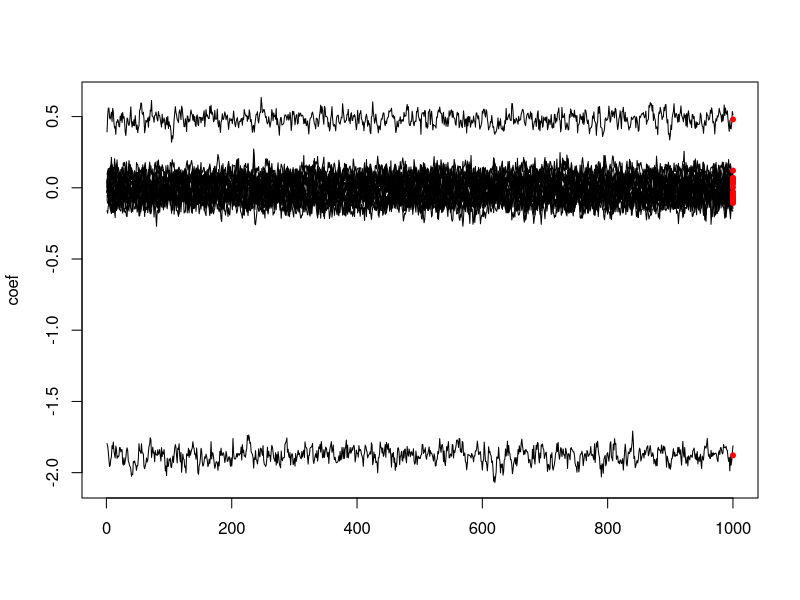
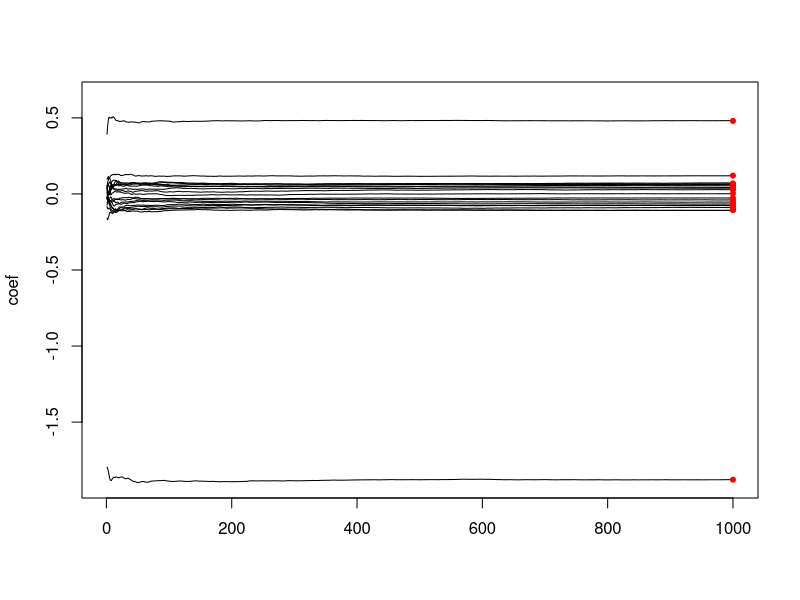

Here is the R script that generated these plots, in order:
library(MASS)

set.seed(3)

# Simulate n data points from a ridge regression model with p inputs.
# Other parameters: p1, the number of nonzero coefficients to simulate
# (should not be greater than p); s, the residual standard deviation
# (s.d.); s0, the prior s.d. used to simulate the nonzero
# coefficients; and r, the correlation among the inputs.
sim_ridge_data <- function (n, p, p1, s, s0, r) {
  R <- matrix(r,p,p)
  diag(R) <- 1
  X <- mvrnorm(n,rep(0,p),R)
  X <- scale(X,center = TRUE,scale = FALSE)
  b <- rep(0,p)
  b[1:p1] <- rnorm(p1,sd = s0)
  y <- X %*% b + rnorm(n,sd = s)
  y <- drop(scale(y,center = TRUE,scale = FALSE))
  return(list(X = X,y = y,b = b))
}

# Return the posterior distribution for the ridge regression model
# given data X, y, residual s.d. s, and prior s.d. s0.
ridge_post <- function (X, y, s, s0) {
  p <- ncol(X)
  lambda <- (s/s0)^2
  V <- s^2 * solve(crossprod(X) + lambda*diag(p))
  b <- drop(V %*% crossprod(X,y)/s^2)
  return(list(mean = b,var = diag(V)))
}

# TO DO: Explain here what this function does, and how to use it.
ridge_gs <- function (X, y, s, s0, niter, b = rep(0,ncol(X))) {
  p <- ncol(X)
  B <- matrix(0,p,niter)
  XX <- crossprod(X)
  xy <- drop(crossprod(X,y))
  for (i in 1:niter) {
    for (j in 1:p) {
      v    <- 1/(XX[j,j]/s^2 + 1/s0^2)
      mu   <- v * (xy[j] - sum(XX[j,-j]*b[-j]))/s^2
      b[j] <- rnorm(1,mu,sqrt(v))
    }
    B[,i] <- b
  }
  return(B)
}

n   <- 100
p   <- 20
s   <- 0.3
s0  <- 2
sim <- sim_ridge_data(n,p,2,s,s0,0.5)
X   <- sim$X
y   <- sim$y

post <- ridge_post(X,y,s,s0)

# TO DO: Explain here what this function does, and how to use it.
plot_ridge_gs <- function (B, show_average = FALSE) {
  p <- nrow(B)
  niter <- ncol(B)
  if (show_average)
    B[1,] <- cumsum(B[1,])/1:niter
  plot(1:niter,B[1,],type = "l",lwd = 1,ylim = range(B),
       xlab = "",ylab = "coef")
  for (j in 2:p) {
    if (show_average)
      B[j,] <- cumsum(B[j,])/1:niter
    lines(1:niter,B[j,],lwd = 1)
  }
}

niter <- 1000
B <- ridge_gs(X,y,s,s0,niter)
plot_ridge_gs(B)
points(rep(niter,p),post$mean,pch = 20,col = "red",cex = 1)
plot_ridge_gs(B,show_average = TRUE)
points(rep(niter,p),post$mean,pch = 20,col = "red",cex = 1)
